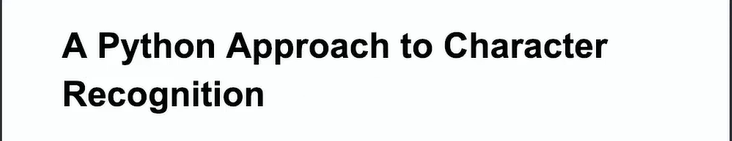
#> input picture Coding projects/img.png, 732 x 141 px
$ python ocr.py
#> lines starting #> are read from the running program, lines starting #| are printed output that depends on the picture; after the words box and inside, x2 and y2 are one past the last pixel; in counts of white or black regions, pixels touching at a corner belong together
import cv2
import pytesseract


def ocr_core(img):
    text = pytesseract.image_to_string(img)
    return text


img = cv2.imread('img.png')
#> img is the input picture: shape (141, 732, 3); mean B, G, R 233.7, 233.7, 231.7


def get_grayscale(image):
    return cv2.cvtColor(image, cv2.COLOR_BGR2GRAY)

def remove_noise(image):
    return cv2.medianBlur(image,5)

def thresholding(image):
    return cv2.threshold(image, 0, 255, cv2.THRESH_BINARY + cv2.THRESH_OTSU)[1]
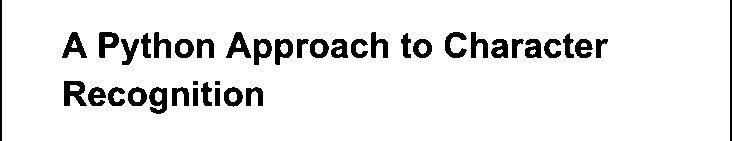
#> returned value: shape (141, 732); 91.7% white; 41 black regions, largest, box (x1, y1, x2, y2) and area: (64, 81, 87, 106) 365, (149, 87, 167, 114) 312, (62, 32, 87, 58) 304

img = get_grayscale(img)
img = thresholding(img)
img = remove_noise(img)
#> in remove_noise, `return cv2.medianBlur(image,5)`:
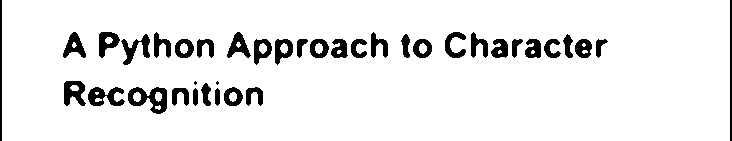
#> returned value: shape (141, 732); 91.9% white; 38 black regions (2 under 20 px), largest, box (x1, y1, x2, y2) and area: (128, 87, 167, 114) 549, (88, 87, 125, 106) 414, (64, 81, 86, 106) 364

print(ocr_core(img))
#> (the call stopped at in ocr_core, `text = pytesseract.image_to_string(img)`: pytesseract is not available in this run)
